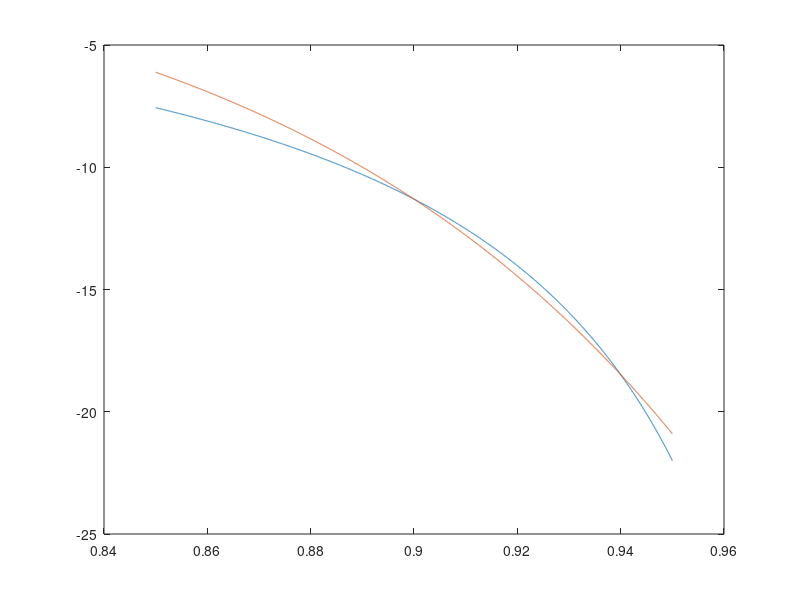

The MATLAB script that drew this image:
ra = 0.1;
phi = 0.4;

x = 0.85:0.00001:0.95;
y = x./(x-1)-log(1./(1-x));

x1 = x(5001);
y1 = y(5001);

x2 = x(9000);
y2 = y(9000);

b = log(y1/y2)/(x1-x2)
a = y1/exp(b*x1)

plot(x,y)

hold on

plot(x,a*exp(b*x))

%log((0.6647)*(1+0.1/0.4)^2/(1+0.1)^2)/0.9